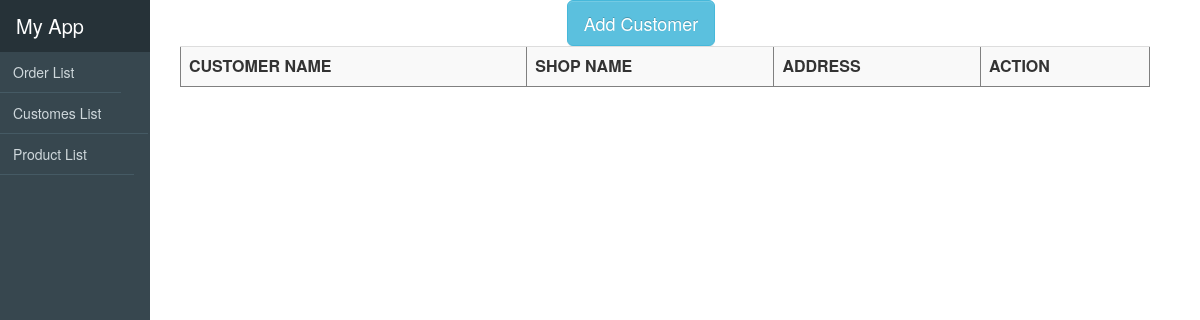
The page /customerlist/ on the database as committed earlier.
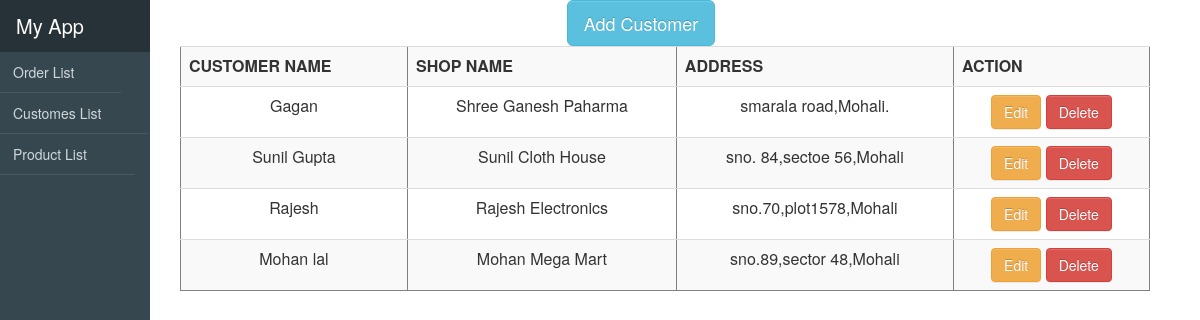
The same page on the database as committed later.
### productselling/models.py (models this page shows, shortened)
class Customer(models.Model):
    name = models.CharField(max_length=100)
    shopname = models.CharField(max_length=100)
    address = models.CharField(max_length=200)

### productselling/views.py (the view)
# urls.py: path('customerlist/', Customer_List ,name='customerlist'),
def Customer_List(request):
    context = {}
    all = Customer.objects.all().order_by('-id')
    context['all'] = all
    return render(request, 'customerlist.html', context)

### productselling/templates/customerlist.html (shortened to what this page needs)
{% include "sidebar.html" %}
<link rel="stylesheet" href="https://cdn.jsdelivr.net/npm/bootstrap@4.0.0/dist/css/bootstrap.min.css">
    <html lang="en">
      <head>
        <link rel="stylesheet" href="https://maxcdn.bootstrapcdn.com/bootstrap/3.4.1/css/bootstrap.min.css">
      </head>
      <body>
      <div class="container">
        <button type="button" class="btn btn-info btn-lg" style="margin-left: 47%" data-toggle="modal" data-target="#myModal">Add Customer</button>
      </div>
      </body>
      </html>
    <div class="col-md-10">
    <table  border="1px solid black" style="text-align: center; margin-left: 17%;" class="table table-striped ">
      <tr>
          <th>CUSTOMER NAME</th>
          <th>SHOP NAME</th>
          <th>ADDRESS</th>
          <th>ACTION</th>
      </tr>
      {% for a in all %}
      <tr>
        <td>{{a.name}}</td>
        <td>{{a.shopname}}</td>
        <td>{{a.address}}</td>
        <td><a href="{% url 'updatecustomer' a.id %}"  class="btn btn-warning">Edit</a>
          <a href="{% url 'delete' a.id 'customer' %}"  class="btn btn-danger">Delete</a></td>
      </tr>
      {% endfor %}
    </table>
</div>

Rows that differ between the two databases and show on the page:
added Customer: name "Gagan", shopname "Shree Ganesh Paharma", address "smarala road,Mohali."
added Customer: name "Sunil Gupta", shopname "Sunil Cloth House", address "sno. 84,sectoe 56,Mohali"
added Customer: name "Rajesh", shopname "Rajesh Electronics", address "sno.70,plot1578,Mohali"
added Customer: name "Mohan lal", shopname "Mohan Mega Mart", address "sno.89,sector 48,Mohali"
